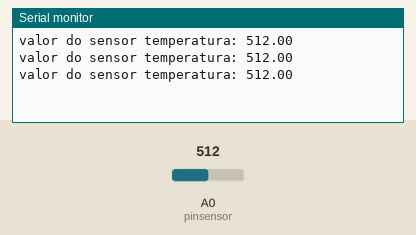
The sketch below on a simulated Arduino Uno, built with avr-gcc and run on an emulated ATmega328P. Shown: the last lines printed to the serial monitor. The test bench sets the inputs (shaded band); at power-on: A0 (pinsensor) = 512.

Above: at 1.3 s.
1.4 s: A0 (pinsensor) set to 716
At 1.9 s:
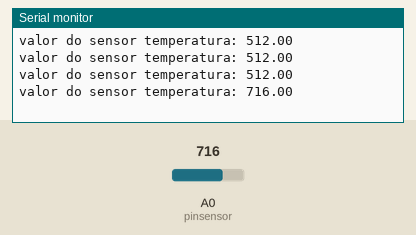
2.9 s: A0 (pinsensor) set to 900
At 3.4 s:
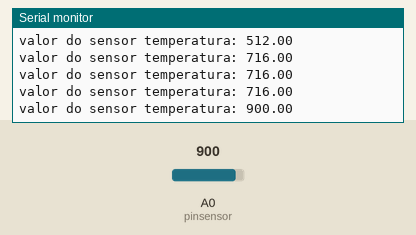
Timing chart, 0 to 5.9 s (numbered marks = the images above; inputs shaded):
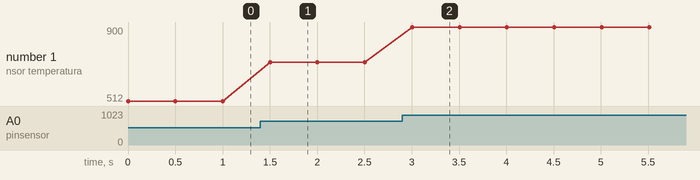

The sketch:

Aprenda_a_programar_o_Arduino_docx.ino
```cpp
const int pinsensor = 0;
float valorsensor=0;

void setup() {
  Serial.begin(9600);

}

void loop() {
  valorsensor= analogRead(pinsensor);
  Serial.print("valor do sensor temperatura: ");
  Serial.println(valorsensor);
  delay(500);
}
```

Measured:
- after the input at 1.4 s, the serial monitor: prints a new line after 0.10 s (image 1)
- after the input at 2.9 s, the serial monitor: prints a new line after 0.11 s (image 2)
- plotted number 1: 512 → 716 after the input at 1.4 s, 716 → 900 after the input at 2.9 s
